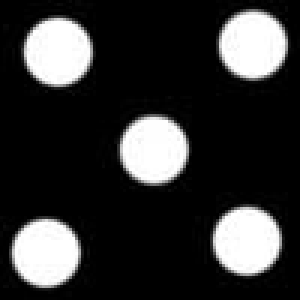
#> input picture images/dice_5_0.jpg, 100 x 100 px, found by its file name (shown 3 times larger); its folder holds 7 pictures in this run
$ python get_features_training.py   (older library calls are emulated)
#> lines starting #> are read from the running program, lines starting #| are printed output that depends on the picture; after the words box and inside, x2 and y2 are one past the last pixel; in counts of white or black regions, pixels touching at a corner belong together
'''
    File name: get_features_training.py
    Author: zeabus2018
    Date created: 2018/05/24
    Python Version: 3.6.1
'''

import csv
import math
import cv2 as cv
import numpy as np
import constant as CONST
from operator import itemgetter
from sklearn import linear_model

mk = []
combination_result = []
permutation_result = []


def combination(n, r, k, res, ct):
    global combination_result
    if ct > 0:
        res += ' ' + str(k)
    if ct == r:
        combination_result.append(res)
    else:
        for i in range(k + 1, n + 1):
            combination(n, r, i, res, ct + 1)


def permutation(n, r, k, res, ct):
    global permutation_result, mk
    if ct > 0:
        res += ' ' + str(k)
    if ct == r:
        permutation_result.append(res)
    else:
        for i in range(1, n + 1):
            if i in mk:
                continue
            mk.append(i)
            permutation(n, r, i, res, ct + 1)
            mk.remove(i)


def get_point(img_bgr):
    result = []
    if len(img_bgr.shape) == 3:
        gray = cv.cvtColor(img_bgr, cv.COLOR_BGR2GRAY)
    else:
        gray = img_bgr

    _, mask = cv.threshold(gray, 127, 255, cv.THRESH_BINARY)
    '''
     Use RETR_EXTERNAL because return small hierarchy
    '''
    _, contours, _ = cv.findContours(
        mask, cv.RETR_EXTERNAL, cv.CHAIN_APPROX_NONE)
    mask_result = mask.copy()
    for cnt in contours:
        (x, y), radius = cv.minEnclosingCircle(cnt)
        x, y, radius = int(x), int(y), int(radius)
        cv.drawContours(mask_result, cnt, -1, (0, 255, 0), 1)
        result.append([x, y, radius])

    return result


def get_index(n, r):
    global combination_result
    combination_result = []
    mk = []
    combination(n, r, 0, '', 0)
    combination_result = list(set(combination_result))
    res = []
    for i in combination_result:
        tmp = [int(k) for k in i.split(' ')[1:]]
        res.append(tmp)

    return sorted(res)


'''
    Rewrite Code: For future
'''
# [23 lines of commented-out code are left out]


def generate_images_training(img, point=5, ct=0):
    print('Generate_images_training_dice: ',str(point))

    prefix = 'dice-' + str(point) + '-'
    circles = get_point(img)
    list_of_index = get_index(point, point - 0) + \
        get_index(point, point - 1) + get_index(point, point - 2)
    ct = ct

    for index in list_of_index:
        img_save = img.copy()
        img_save.fill(0)
        res = []

        '''
            Generate points pattern
        '''
        for i in index:
            x, y, radius = circles[i - 1]
            cv.circle(img_save, (x, y), radius, (255, 255, 255), -1)
            res.append([x, y])

        '''
            Point Connection
        '''
        for i in res:
            for j in res:
                pts = np.array([i, j], np.int32)
                pts = pts.reshape((-1, 1, 2))
                cv.polylines(img_save, [pts], True, (255, 255, 255), 2)

        cv.imwrite(CONST.CONNECTED_LINE_PATH + str(point) + '/' + prefix + 'line-' +
                   str(ct) + '.jpg', img_save)
        ct += 1

    print('Finish generate_images_training')

def generate_images_training_all():
    print('Generate_images_training_all')

    img = cv.imread(CONST.DATA_SET_PATH + 'base\dice_5_0.jpg', 1)
    generate_images_training(img, 5)
    img = cv.imread(CONST.DATA_SET_PATH + 'base\dice_6_0.jpg', 1)
    generate_images_training(img, 6)
    img = cv.imread(CONST.DATA_SET_PATH + 'base\dice_6_1.jpg', 1)
    generate_images_training(img, 6, 22)

    print('Finish generate_images_training_all')

def main():
    generate_images_training_all()
#> in generate_images_training_all, img is the input picture: shape (100, 100, 3); min 0, max 255, mean 52
#> in get_point, `_, mask = cv.threshold(gray, 127, 255, cv.THRESH_BINARY)`:
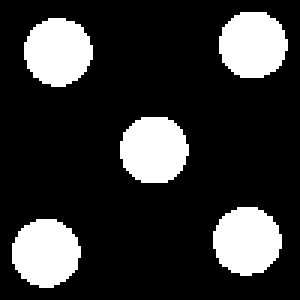
#> mask: shape (100, 100) (shown 3 times larger); 20.3% white; 5 white regions
#> in get_point, `_, contours, _ = cv.findContours( mask, cv.RETR_EXTERNAL, cv.CHAIN_APP..`: contours = 5 contours; box (x1, y1, x2, y2) and area: (71, 69, 94, 92) 376, (4, 73, 27, 96) 376, (8, 6, 31, 29) 374, (40, 39, 63, 61) 374, (73, 4, 96, 26) 371
#> the loop in get_point, `for cnt in contours:` made 5 passes
#> (x, y) on passes 1 to 5: (14, 83), (81, 79), (50, 49), (18, 16), (83, 14)
#> after the loop in get_point, `for cnt in contours:`:
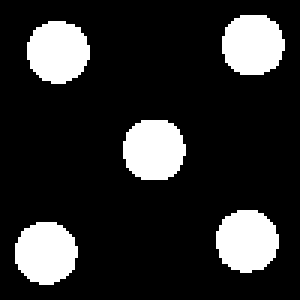
#> mask_result: shape (100, 100) (shown 3 times larger); 17.2% white; 5 white regions, box (x1, y1, x2, y2) and area: (72, 70, 93, 91) 346, (5, 74, 26, 95) 345, (9, 7, 30, 28) 344, (41, 40, 62, 60) 344, (74, 5, 95, 25) 341
#> after the loop in get_point, `for cnt in contours:`: result = [[14, 83, 11], [81, 79, 11], [50, 49, 11], [18, 16, 11], [83, 14, 11]]
#> in generate_images_training, `circles = get_point(img)`: circles has the same summary as result in get_point
#> after the loop in generate_images_training, `for index in list_of_index:`: img_save: shape (100, 100, 3); 14.1% white; 1 white region, box (x1, y1, x2, y2) and area: (7, 3, 95, 61) 1411
#> after the loop in generate_images_training, `for index in list_of_index:`: ct = 16
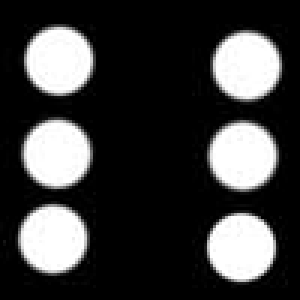
#> input picture images/dice_6_0.jpg, 100 x 100 px, found by its file name (shown 3 times larger)
#> in generate_images_training_all, img is the input picture: shape (100, 100, 3); min 0, max 255, mean 62.4
#> in get_point (call 2), `_, mask = cv.threshold(gray, 127, 255, cv.THRESH_BINARY)`: mask: shape (100, 100); 24.3% white; 6 white regions
#> in get_point (call 2), `_, contours, _ = cv.findContours( mask, cv.RETR_EXTERNAL, cv.CHAIN_APP..`: contours = 6 contours; box (x1, y1, x2, y2) and area: (8, 9, 31, 32) 378, (6, 68, 29, 91) 376, (8, 40, 30, 63) 375, (69, 71, 92, 94) 374, (71, 11, 94, 33) 374, (70, 41, 92, 63) 364
#> the loop in get_point (call 2), `for cnt in contours:` made 6 passes
#> (x, y) on passes 1 to 6: (80, 82), (17, 79), (80, 51), (18, 50), (81, 21), (19, 19)
#> after the loop in get_point (call 2), `for cnt in contours:`:
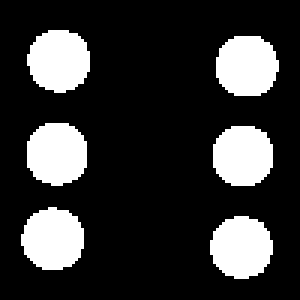
#> mask_result: shape (100, 100) (shown 3 times larger); 20.6% white; 6 white regions, box (x1, y1, x2, y2) and area: (9, 10, 30, 31) 347, (9, 41, 29, 62) 345, (7, 69, 28, 90) 345, (72, 12, 93, 32) 344, (70, 72, 91, 93) 343, (71, 42, 91, 62) 333
#> after the loop in get_point (call 2), `for cnt in contours:`: result = [[80, 82, 11], [17, 79, 11], [80, 51, 11], [18, 50, 11], [81, 21, 11], [19, 19, 11]]
#> after the loop in generate_images_training (call 2), `for index in list_of_index:`: img_save: shape (100, 100, 3); 20.4% white; 1 white region, box (x1, y1, x2, y2) and area: (7, 8, 93, 63) 2038
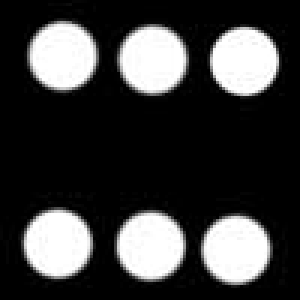
#> input picture images/dice_6_1.jpg, 100 x 100 px, found by its file name (shown 3 times larger)
#> in generate_images_training_all, img is the input picture: shape (100, 100, 3); min 0, max 255, mean 62.4
#> call 3 of generate_images_training, with point = 6, ct = 22
#> in get_point (call 3), `_, mask = cv.threshold(gray, 127, 255, cv.THRESH_BINARY)`: mask: shape (100, 100); 24.3% white; 6 white regions
#> in get_point (call 3), `_, contours, _ = cv.findContours( mask, cv.RETR_EXTERNAL, cv.CHAIN_APP..`: contours = 6 contours; box (x1, y1, x2, y2) and area: (10, 7, 32, 30) 374, (39, 71, 62, 93) 373, (70, 9, 93, 32) 373, (67, 72, 90, 95) 372, (8, 70, 31, 93) 372, (40, 9, 62, 31) 368
#> the loop in get_point (call 3), `for cnt in contours:` made 6 passes
#> (x, y) on passes 1 to 6: (78, 82), (49, 81), (18, 80), (80, 20), (50, 19), (20, 18)
#> after the loop in get_point (call 3), `for cnt in contours:`:
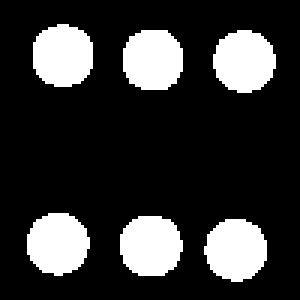
#> mask_result: shape (100, 100) (shown 3 times larger); 20.5% white; 6 white regions, box (x1, y1, x2, y2) and area: (11, 8, 31, 29) 344, (40, 72, 61, 92) 343, (71, 10, 92, 31) 342, (9, 71, 30, 92) 342, (68, 73, 89, 94) 342, (41, 10, 61, 30) 337
#> after the loop in get_point (call 3), `for cnt in contours:`: result = [[78, 82, 11], [49, 81, 11], [18, 80, 11], [80, 20, 11], [50, 19, 11], [20, 18, 11]]
#> in generate_images_training (call 3), `circles = get_point(img)`: circles has the same summary as result in get_point
#> after the loop in generate_images_training (call 3), `for index in list_of_index:`:
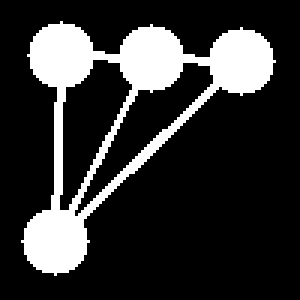
#> img_save: shape (100, 100, 3) (shown 3 times larger); 19.9% white; 1 white region, box (x1, y1, x2, y2) and area: (7, 7, 92, 92) 1986
#> after the loop in generate_images_training (call 3), `for index in list_of_index:`: ct = 44


if __name__ == '__main__':
    main()
